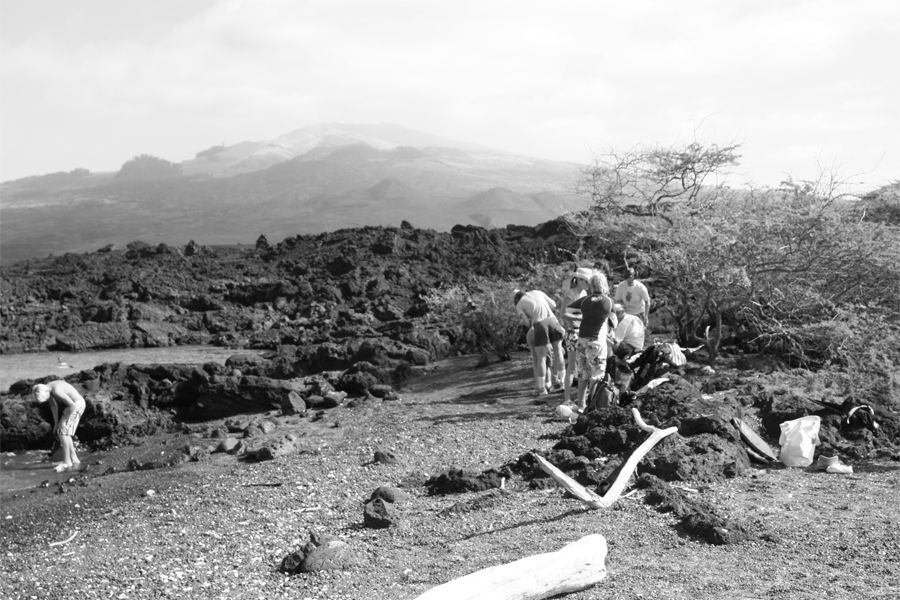
#> input picture fishbowl-00.png, 900 x 600 px
$ python RANSAC.py
#> lines starting #> are read from the running program, lines starting #| are printed output that depends on the picture
### task_1.py
# -*- coding: utf-8 -*-
"""
Created on Sun Apr  3 15:14:00 2022

@author: Dell
"""

import numpy as np
import cv2
#%%
#Read and Resize images
img1 = cv2.imread('fishbowl-00.png')
#> img1 is the input picture: shape (600, 900, 3); min 6, max 255, mean 154.8
img2 = cv2.imread('fishbowl-01.png')
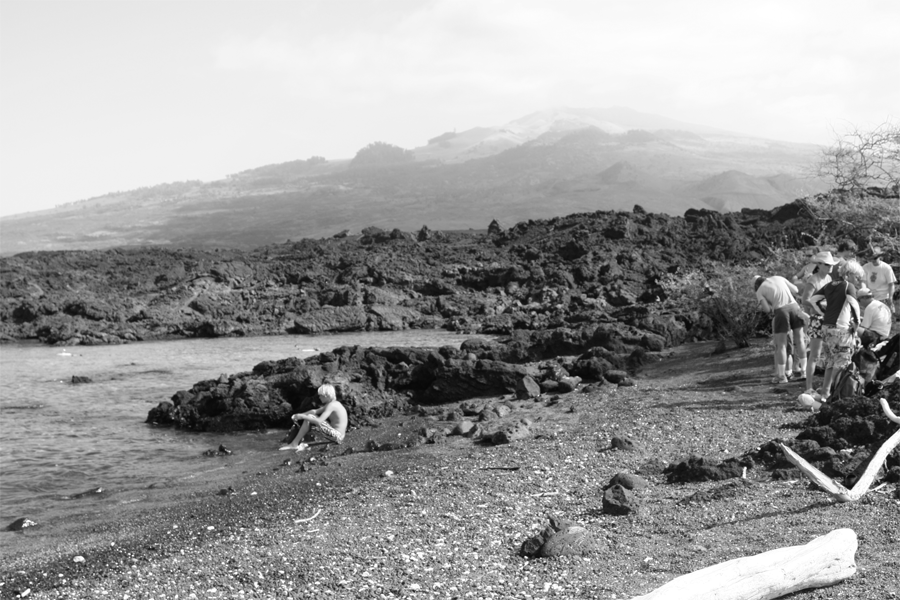
#> input picture fishbowl-01.png, 900 x 600 px
#> img2 is the input picture: shape (600, 900, 3); min 6, max 255, mean 154.1

h1 = img1.shape[0]
#> h1 = 600
w1 = img1.shape[1]
#> w1 = 900

# #new size
# new_h1 = int(h1/1.5)
# new_w1 = int(w1/1.5)

#resize
# img1 = cv2.resize(img1,(new_w1,new_h1))

h2 = img2.shape[0]
#> h2 = 600
w2 = img2.shape[1]
#> w2 = 900

# #new size
# new_h2 = int(h2/1.5)
# new_w2 = int(w2/1.5)

#resize
# img2 = cv2.resize(img2,(new_w2,new_h2))

#%%

# Using ORB detector

orb = cv2.ORB_create()
kp1, des1 = orb.detectAndCompute(img1, None)
#> kp1 = 500 keypoints; strongest (x, y, size): (683, 349, 31), (682, 351, 31), (675, 427, 31), (674, 427, 37.2)
kp2, des2 = orb.detectAndCompute(img2, None)
#> kp2 = 500 keypoints; strongest (x, y, size): (850, 489, 31), (745, 467, 31), (744, 469, 37.2), (759, 448, 31)


#draw only keypoints
f1 = cv2.drawKeypoints(img1, kp1, None, color=(0,0,255), flags=0)
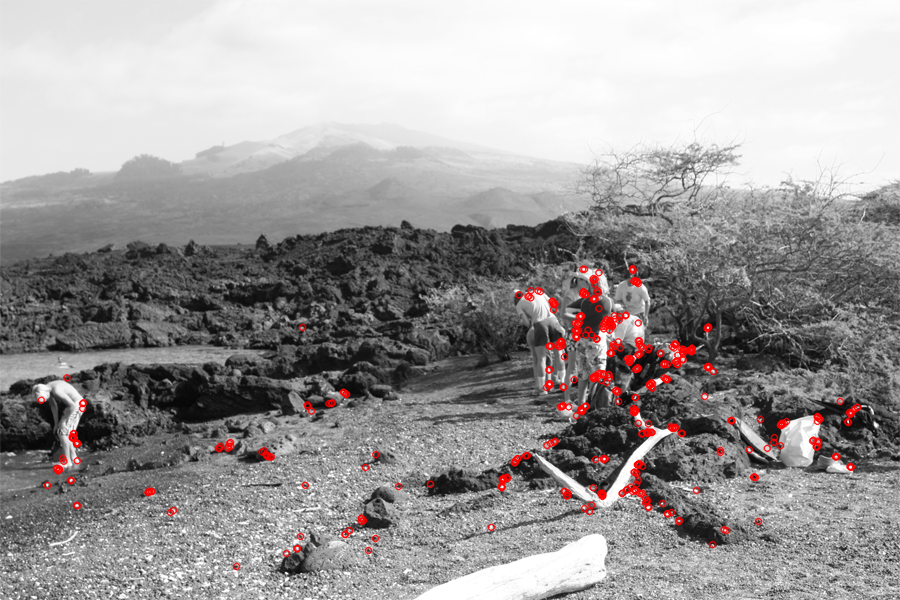
#> f1: shape (600, 900, 3); mean B, G, R 153.1, 153.1, 156.4
f2 = cv2.drawKeypoints(img2, kp2, None, color=(0,0,255), flags=0)
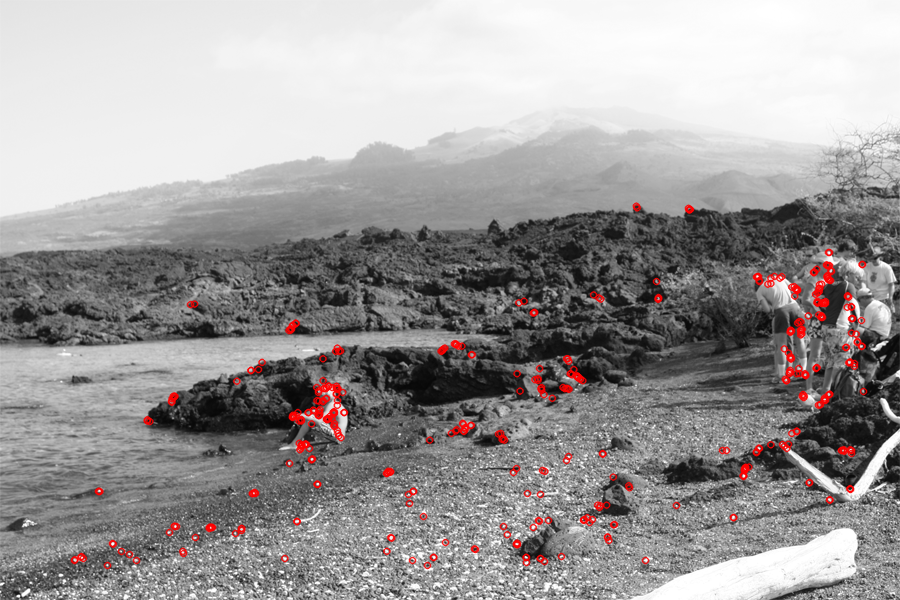
#> f2: shape (600, 900, 3); mean B, G, R 152.5, 152.5, 156


#%%
# Matching using Brute Force Matching
bf = cv2.BFMatcher(cv2.NORM_HAMMING,crossCheck = True)
matches = bf.match(des1, des2)
#> matches = 184 matches
#print(len(matches))

# for m in matches:
#     print(m.distance)


matches = sorted(matches, key = lambda x:x.distance)  # sort it by distance
matching_result = cv2.drawMatches(img1, kp1, img2, kp2, matches, None, flags=2)
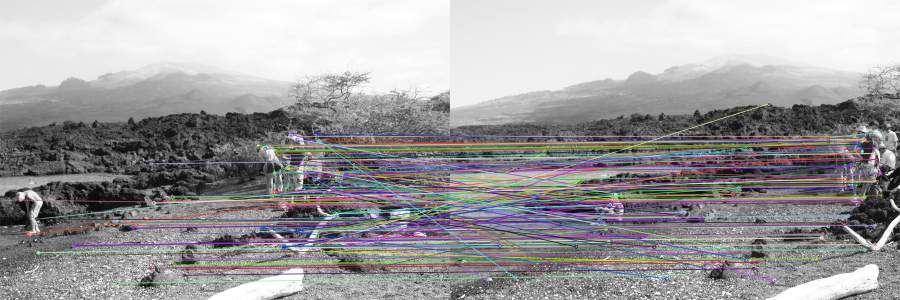
#> matching_result: shape (600, 1800, 3) (shown at 1/2 size); mean B, G, R 158.1, 156.8, 158.3


cv2.imshow('img1', img1)
cv2.imshow('img2', img2)
cv2.imshow('detected_features1', f1)
cv2.imshow('detected_features2', f2)
cv2.imshow( 'matching_result', matching_result)
cv2.waitKey(0)
cv2.destroyAllWindows()

### RANSAC.py
# -*- coding: utf-8 -*-
"""
Created on Sun Apr  3 16:53:31 2022

@author: Dell
"""

import cv2
import numpy as np
from task_1 import kp1,kp2,matches,img1,img2,h1,h2,w1,w2
from itertools import combinations
import random

#%%
# Storing the points of matched features
common_points = []
for match in matches:
    # Get the matching keypoints for each of the images
    img1_idx  = match.queryIdx
    img2_idx  = match.trainIdx
    # Get the coordinates
    x1y1 = kp1[img1_idx].pt
    x2y2 = kp2[img2_idx].pt
    feature = list(map(int, list(x1y1) + list(x2y2) + [match.distance]))
    common_points.append(feature)
#> this loop made 184 passes
#> (img1_idx, img2_idx, x1y1, x2y2, feature) on passes 1, 3, 4: (385, 368, (331.8, 402.3), (566.1, 387.8), [331, 402, 566, 387, 10]), (428, 417, (330.9, 403.1), (567.3, 388.2), [330, 403, 567, 388, 12]), (258, 218, (342.7, 391.7), (577.4, 377.3), [342, 391, 577, 377, 13])
#> after the loop, common_points = 184 items, first 6: [331, 402, 566, 387, 10], [365, 467, 602, 453, 11], [330, 403, 567, 388, 12], [342, 391, 577, 377, 13], [501, 485, 743, 475, 13], [602, 496, 850, 489, 14]
common_points = np.array(common_points)
#> common_points = 184 rows, first 6: [331, 402, 566, 387, 10], [365, 467, 602, 453, 11], [330, 403, 567, 388, 12], [342, 391, 577, 377, 13], [501, 485, 743, 475, 13], [602, 496, 850, 489, 14]

#%%


def DLT(common_points):
    A = []
    for x, y, u, v, d in common_points:
        A.append([x, y, 1, 0, 0, 0, -u*x, -u*y, -u])
        A.append([0, 0, 0, x, y, 1, -v*x, -v*y, -v])
    A = np.asarray(A)

    # Taking SVD
    U, S, V = np.linalg.svd(A)

    L = V[-1, :] / V[-1, -1]
    H = L.reshape(3, 3)
    return H

#%%
def RANSAC(common_points):
    n = 50  # number of best features to apply ransac
    threshold = 2  #thresholding error for calculating inliers
    max_iterations = 50  # number of times ransac to be performed


    inlier_num = 0          # To store number of inliers
    best_inliers = None     # To store inliers
    best_points = common_points[:n]      # Separating best points
#> best_points = 50 rows, first 6: [331, 402, 566, 387, 10], [365, 467, 602, 453, 11], [330, 403, 567, 388, 12], [342, 391, 577, 377, 13], [501, 485, 743, 475, 13], [602, 496, 850, 489, 14]
    # To get list of 4 points out of best_points
    matched_pairs = list(combinations(best_points, 4))
#> matched_pairs = 230300 items
    random.shuffle(matched_pairs)


    # Performing Ransac
    for matches in matched_pairs[:max_iterations]:

        H = DLT(matches)

        inliers = []
        count = 0

        # Caclulating number of inliers
        for feature in best_points:
            source = np.ones((3, 1))
            target = np.ones((3, 1))
            source[:2, 0] = feature[:2]
            target[:2, 0] = feature[2:4]

            # Transforming other features based on the current homography
            target_hat = H@source

            # Normalize to the last element
            target_hat = target_hat/target_hat[-1, 0]
            target = target/target[-1, 0]

            # Checking if inlier
            err = np.linalg.norm(target_hat-target)

            if err < threshold:
                count += 1
                inliers.append(feature)

        # Maintaining best inliers
        if count > inlier_num:
            inlier_num = count
            best_inliers = inliers
#> this loop made 50 passes
#> inlier_num on passes 1, 2, 4, 16, 17, 38: 5, 8, 25, 26, 37, 40
#> S in DLT on passes 3, 12, 13, 18, 35, 41: [838353, 150561, 1102.7, 270.2, 128.7, 24.15, 1.75, 0.00674], [968888.2, 152376.7, 1218.9, 247, 74.73, 26.52, 2.9, 0.0096], [1196999.5, 41269, 1332.2, 139, 60.36, 15.11, 5.55, 0.0122], [1017749.5, 188389, 1212.5, 309, 249, 40.33, 11.21, 0.0636], [994804, 169485, 1214.7, 271.3, 176.7, 25.81, 17.55, 0.0346], [1020747.5, 103814, 1227.3, 164.7, 132, 13.5, 3.52, 0.00843]
#> after the loop, best_inliers = 40 items, first 6: [331, 402, 566, 387, 10], [365, 467, 602, 453, 11], [342, 391, 577, 377, 13], [501, 485, 743, 475, 13], [602, 496, 850, 489, 14], [227, 447, 463, 430, 14]; inlier_num = 40
    # Caclulating Homography based on best inliers
    best_H = DLT(best_inliers)
#> best_H = [[0.894, 0.00569, 239.2], [-0.0254, 0.935, 0.204], [-0.000105, -3.75e-05, 1]]

    ratio = inlier_num / n
#> ratio = 0.8
    #threshold = (math.log(ratio))*n
    #print(ratio)
    if ratio > 0.8:
        print("The ratio is:" , ratio, "ACCEPTED")
    else:
        print("The ratio is:",ratio,"Try again")
#| The ratio is: 0.8 Try again


    return best_H


#%%


H = RANSAC(common_points)
#> H has the same summary as best_H in RANSAC
print("The final Homography is:")

print(H)
#| [[ 8.94265193e-01  5.68648767e-03  2.39212543e+02]
#|  [-2.53619732e-02  9.34990021e-01  2.04201976e-01]
#|  [-1.05490292e-04 -3.75345018e-05  1.00000000e+00]]
im_out = cv2.warpPerspective(img1, H, (w1,h1))
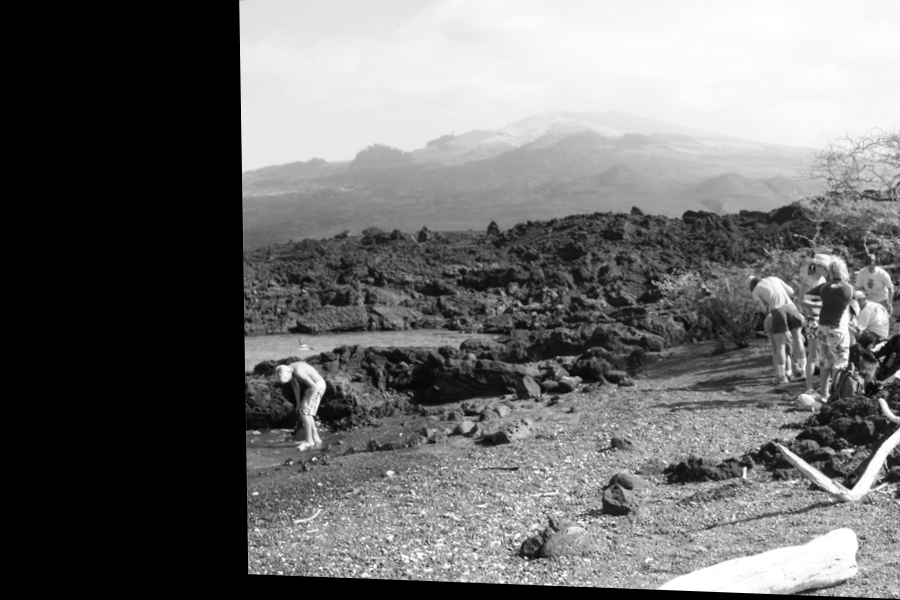
#> im_out: shape (600, 900, 3); min 0, max 255, mean 108.1
cv2.imshow("warped Image", im_out)


h_new = max (h1,h2)
#> h_new = 600
w_new = w1 + w2
#> w_new = 1800

im_out_stitch = cv2.warpPerspective(img1, H, (w_new,h_new))
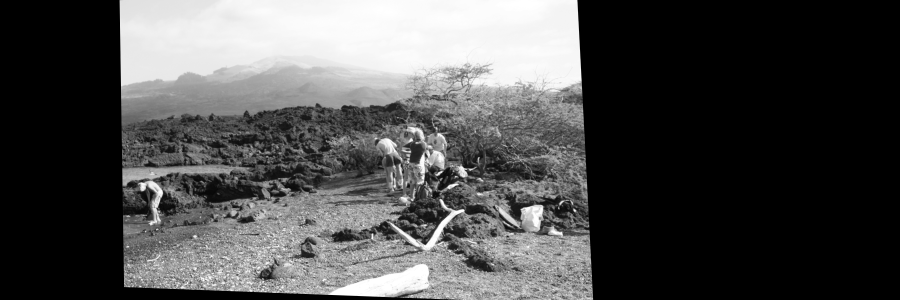
#> im_out_stitch: shape (600, 1800, 3) (shown at 1/2 size); min 0, max 255, mean 77.3
im_out_stitch[0:h2,0:w2] = img2
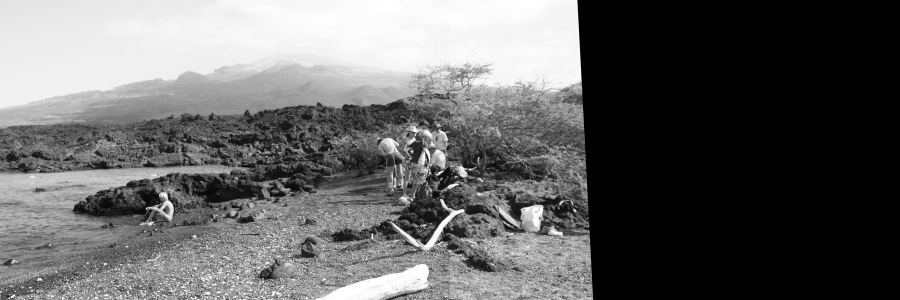
#> im_out_stitch: shape (600, 1800, 3) (shown at 1/2 size); min 0, max 255, mean 100.3

cv2.imshow("stitched Image", im_out_stitch)
cv2.waitKey(0)
cv2.destroyAllWindows()
